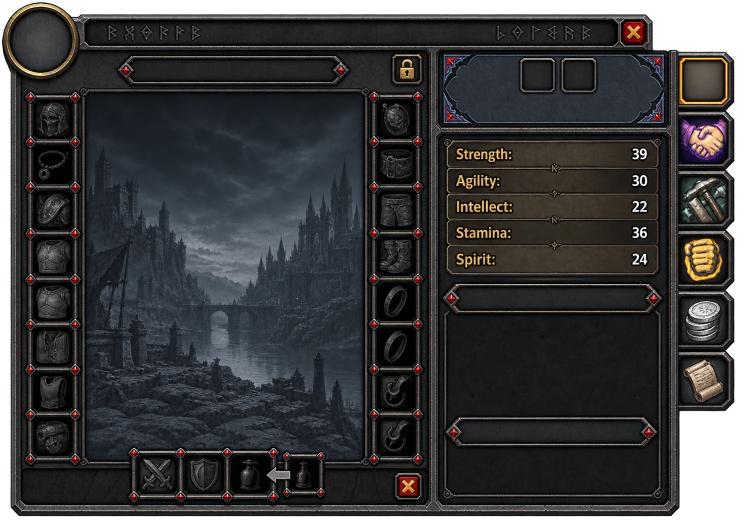
#> input picture docs/character-frame.webp, 1489 x 1056 px (shown at 1/2 size)
$ python make_character_frame.py
#> lines starting #> are read from the running program, lines starting #| are printed output that depends on the picture; after the words box and inside, x2 and y2 are one past the last pixel; in counts of white or black regions, pixels touching at a corner belong together
### Tools/paths.py
"""Where the big generated folders live.

`Tools/output` (the built voice pack and every rendered preview, ~3 GB) and
`Tools/cache` (the downloaded cmangos dump and wago tables, ~350 MB) used to sit
inside the addon folder. They are generated, gitignored and enormous, and the
addon folder is something the user backs up and syncs, so they were moved out
(user, 2026-09-22) to a sibling folder:

    Project Web/MelloUI/            the addon and its tools
    Project Web/MelloUI-BuildData/  output/ and cache/

Nothing about the addon or the release depends on them. `.pkgmeta` already kept
`Tools` out of the zip, so this changes what is on disk, not what ships.

    from paths import OUTPUT, CACHE

Resolution order, so that a machine which never moved them still works:

    1. MELLOUI_BUILD_DATA, if it is set
    2. the old Tools/output, Tools/cache, if they are still there
    3. the sibling MelloUI-BuildData folder  (created on demand)

`pack_sources` deliberately did NOT move: it is the kit's source art, and
kitforge (in `MelloUI Test/tools/kitforge`) points straight at
`Tools/pack_sources/kit/v2_2x`.

The texture MASTERS moved out too (user, 2026-09-24: the compressed textures
approved; Media keeps only what ships). Every tool that paints art writes
its 32-bit TGA master under `MelloUI-BuildData/masters/Media/...`, at the path
the file used to have in the addon (masters/Media/Kit/window/frame_t.tga,
masters/Media/Textures/GameMenuFrame.tga ...), with the master
KitLayout.lua and KitSlices.lua beside them. The addon's Media holds what
the client loads, made from the masters by one command:

    python Tools/texture_pack.py ship

(BLP / DXT where the quality gate passes, atlas sheets for the small kit
pieces, TGA where it fails; Media/KitLayout.lua and Media/KitSlices.lua).
The masters never ship and are never written by that command.

    from paths import MASTERS, MASTER_MEDIA, ADDON_MEDIA

Resolution: MELLOUI_BUILD_DATA/masters if that is set, else the sibling
MelloUI-BuildData/masters (never inside the addon: the masters must not ship).
"""
from __future__ import annotations

import os

HERE = os.path.dirname(os.path.abspath(__file__))
ADDON = os.path.dirname(HERE)
SIBLING = os.path.join(os.path.dirname(ADDON), "MelloUI-BuildData")


def _resolve(name: str) -> str:
    override = os.environ.get("MELLOUI_BUILD_DATA", "").strip()
    if override:
        return os.path.join(override, name)
    in_repo = os.path.join(HERE, name)
    if os.path.isdir(in_repo):
        return in_repo
    return os.path.join(SIBLING, name)


#: The built voice pack, rendered frames and every preview a tool writes.
OUTPUT = _resolve("output")
#: Downloaded source data: the cmangos dump, wago tables, Wowhead pages.
CACHE = _resolve("cache")
#: The cut source art the kit is built from. Still inside Tools -- see above.
PACK_SOURCES = os.path.join(HERE, "pack_sources")

# (1.2.2) the line every generated data file holding classic-db data carries under its header: the cmangos classic-db
# is GPL-3.0, and so are the files made from it (LICENSE, LICENSE-GPL-3.0.txt)
GPL_NOTICE = ("-- Holds data derived from the cmangos classic-db (GPL-3.0): this file is under the GPL-3.0, "
              "see LICENSE-GPL-3.0.txt and LICENSE in the MelloUI folder.")


def _masters() -> str:
    override = os.environ.get("MELLOUI_BUILD_DATA", "").strip()
    return os.path.join(override if override else SIBLING, "masters")


#: The texture masters (32-bit TGA, never shipped) and their layout data.
MASTERS = _masters()
#: ... laid out as the addon's Media was: MASTER_MEDIA/Kit/window/frame_t.tga
MASTER_MEDIA = os.path.join(MASTERS, "Media")
#: The addon's own Media: what the client loads (and the ship step writes).
ADDON_MEDIA = os.path.join(ADDON, "Media")


def master(*parts: str) -> str:
    """A path under the masters' Media, for a tool that writes or reads a
    TGA master: master("Textures", "GameMenuFrame.tga")."""
    return os.path.join(MASTER_MEDIA, *parts)


# [4 lines left out: function ensure, not called in this run]


# [4 lines that do not run on import are left out]

### Tools/make_character_frame.py
"""
Build Media/Textures/CharacterFrame.tga from docs/character-frame.webp: the
1489 x 1056 artwork scaled to 1024 high in the left part of a 2048 x 1024
texture (the Character Panel module reads the left 1444 columns).

The right pane of the art holds five stat plates and two bars with gems. In
the window that whole area is one scrolling list, so the plates and the bar
are lifted out of the picture into sprites in the texture's spare right part
(the module draws them as row backgrounds), the sample text painted on the
plates is dropped, and the area they came from is filled with the plain
stone behind them.

    python Tools\\make_character_frame.py

Prints the sprite coordinates the module needs (SPRITES in CharacterPanel.lua).
"""
import os
from PIL import Image, ImageDraw, ImageFilter
from paths import master  # the TGA masters: MelloUI-BuildData/masters/Media

HERE = os.path.dirname(os.path.abspath(__file__))
SRC = os.path.join(HERE, "..", "docs", "character-frame.webp")
OUT = master("Textures", "CharacterFrame.tga")  # the TGA master (Tools/paths.py); `texture_pack.py ship` makes what Media ships
TEX_W, TEX_H = 2048, 1024
PLATE = (886, 285, 1327, 332)        # one stat plate on the art (all five are the same shape)
BAR = (890, 573, 1322, 619)          # the bar with the gems
CLEAN = (1060, 1200)                 # x range of plate with nothing painted on it
COVER = [(903, 1045), (1240, 1312)]  # x ranges holding the painted label and value
PANE = (879, 268, 1334, 900)         # the whole right pane below the blue plaque, inner border included
STONE = (879, 640, 1334, 830)        # plain stone inside that pane


def feathered_paste(img, patch, box, feather=6):
    w, h = patch.size
    mask = Image.new("L", (w, h), 0)
    ImageDraw.Draw(mask).rectangle((feather, feather, w - feather - 1, h - feather - 1), fill=255)
    mask = mask.filter(ImageFilter.GaussianBlur(feather / 2))
    img.paste(patch, box, mask)


art = Image.open(SRC).convert("RGBA")
#> art is the input picture: PIL image 1489x1056 RGBA; mean R, G, B, A 39.1, 39.2, 39.9, 227.7

# 1. a plate with the sample text painted out
x0, y0, x1, y1 = PLATE
clean = art.crop((CLEAN[0], y0, CLEAN[1], y1))
for cx0, cx1 in COVER:
    strip = Image.new("RGBA", (cx1 - cx0, y1 - y0))
    x = 0
    while x < strip.size[0]:
        strip.paste(clean, (x, 0))
        x += clean.size[0]
    feathered_paste(art, strip, (cx0, y0), feather=4)
plate = art.crop(PLATE)
bar = art.crop(BAR)

# 2. the pane filled with plain stone
stone = art.crop(STONE)
px0, py0, px1, py1 = PANE
fill = Image.new("RGBA", (px1 - px0, py1 - py0))
#> fill: PIL image 455x632 RGBA; every value is 0
y = 0
while y < fill.size[1]:
    fill.paste(stone, (0, y))
    y += stone.size[1]
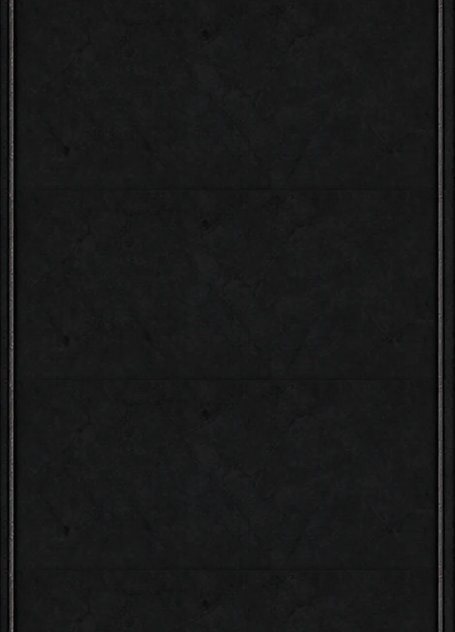
#> fill: PIL image 455x632 RGBA; mean R, G, B, A 23.2, 23.7, 23.6, 252.7; transparent parts drawn white
#> after the loop, y = 760
feathered_paste(art, fill, (px0, py0), feather=8)
#> call 3 of feathered_paste, with box = (879, 268), feather = 8
#> in feathered_paste (call 3), `ImageDraw.Draw(mask).rectangle((feather, feather, w - feather - 1, h -..`:
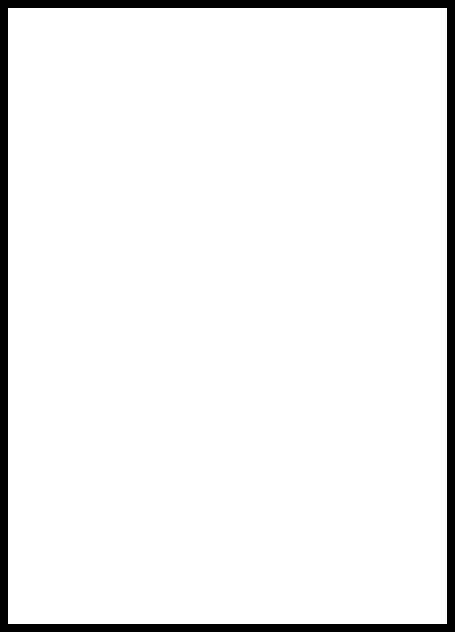
#> mask: PIL image 455x632 L; 94% white; 1 black region, box (x1, y1, x2, y2) and area: (0, 0, 455, 632) 17136

# 2b. the title bar ends short of the frame's corner: slide its end cap and
# close cross right to the body's edge and fill the gap with plain bar
BAR_TAIL = (1200, 0, 1310, 118)      # the last rune, the cross and the end cap
BAR_SHIFT = 49                       # the body's right edge (1353) minus the bar's (1304)
tail = art.crop(BAR_TAIL)
filler = art.crop((1184, 0, 1221, 118))   # plain bar between the last rune and the divider, tiled to the shift
blank = Image.new("RGBA", (BAR_TAIL[2] - BAR_TAIL[0] + BAR_SHIFT, 118), (0, 0, 0, 0))
#> blank: PIL image 159x118 RGBA; every value is 0
art.paste(blank, (BAR_TAIL[0], 0))
for x in range(BAR_TAIL[0], BAR_TAIL[0] + BAR_SHIFT, filler.size[0]):
    art.paste(filler, (x, 0))
art.paste(tail, (BAR_TAIL[0] + BAR_SHIFT, 0))

# 2c. a second frame for the other tabs (reputation, skills, ...): the slot
# boxes and the viewport give way to plain stone, one big pane for Blizzard's
# lists, with the same border, bars and right pane
LEFT_PANE = (36, 176, 852, 1010)     # under the name bar and the padlock, down to the bottom border
list_art = art.copy()
stone = art.crop((894, 640, 1318, 830))   # pane interior only, without the pane's border lines
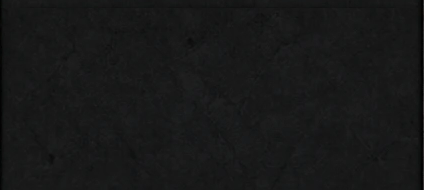
#> stone: PIL image 424x190 RGBA; mean R, G, B, A 22.5, 23.1, 23, 252.7; transparent parts drawn white
fill = Image.new("RGBA", (LEFT_PANE[2] - LEFT_PANE[0], LEFT_PANE[3] - LEFT_PANE[1]))
#> fill: PIL image 816x834 RGBA; every value is 0
# overlapping, feathered stone tiles so no seams show
step_x, step_y = stone.size[0] - 40, stone.size[1] - 40
y = -20
while y < fill.size[1]:
    x = -20
    while x < fill.size[0]:
        feathered_paste(fill, stone, (x, y), feather=12) if (x > -20 or y > -20) else fill.paste(stone, (x, y))
        x += step_x
    y += step_y
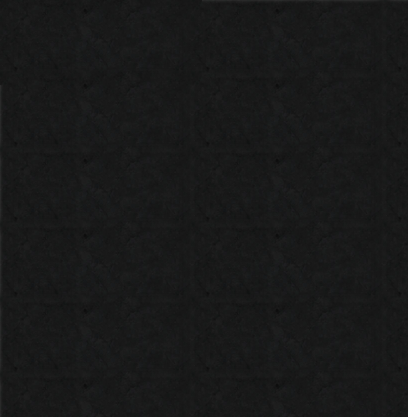
#> fill: PIL image 816x834 RGBA (shown at 1/2 size); mean R, G, B, A 22.9, 23.5, 23.4, 252.5; transparent parts drawn white
#> after the loop, y = 880
feathered_paste(list_art, fill, (LEFT_PANE[0], LEFT_PANE[1]), feather=6)
#> in feathered_paste (call 21), `mask = mask.filter(ImageFilter.GaussianBlur(feather / 2))`:
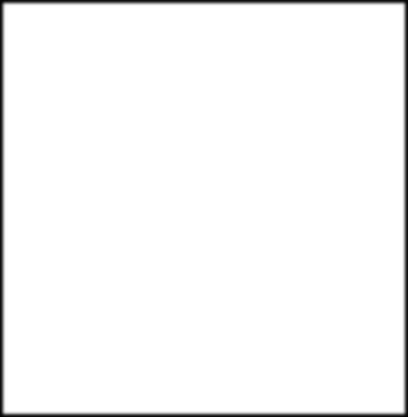
#> mask: PIL image 816x834 L (shown at 1/2 size); min 0, max 255, mean 247.6
OUT_LIST = master("Textures", "CharacterFrameList.tga")  # the TGA master (Tools/paths.py); `texture_pack.py ship` makes what Media ships
list_scaled = list_art.resize((round(list_art.size[0] * TEX_H / list_art.size[1]), TEX_H), Image.LANCZOS)
list_tex = Image.new("RGBA", (TEX_W, TEX_H), (0, 0, 0, 0))
#> list_tex: PIL image 2048x1024 RGBA; every value is 0
list_tex.paste(list_scaled, (0, 0))
list_tex.save(OUT_LIST)
print(f"list frame -> {OUT_LIST}")

# 3. the texture: the frame on the left, the sprites on the right
scale = TEX_H / art.size[1]
scaled = art.resize((round(art.size[0] * scale), TEX_H), Image.LANCZOS)
tex = Image.new("RGBA", (TEX_W, TEX_H), (0, 0, 0, 0))
tex.paste(scaled, (0, 0))
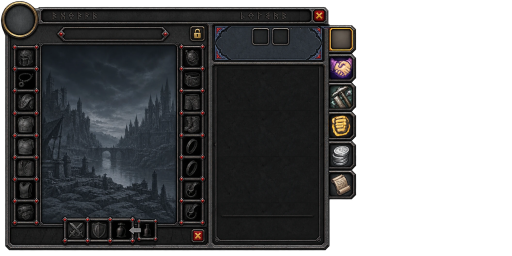
#> tex: PIL image 2048x1024 RGBA (shown at 1/4 size); mean R, G, B, A 25.3, 25.8, 26.8, 161; transparent parts drawn white
sprites = {}
sx, sy = 1500, 8
for name, im in (("plate", plate), ("bar", bar)):
    sp = im.resize((round(im.size[0] * scale), round(im.size[1] * scale)), Image.LANCZOS)
    tex.paste(sp, (sx, sy))
    sprites[name] = (sx, sy, sx + sp.size[0], sy + sp.size[1])
    sy += sp.size[1] + 8
#> this loop made 2 passes
#> (name, sy) on passes 1 to 2: ('plate', 62), ('bar', 115)
#> pass 2, `sp = im.resize((round(im.size[0] * scale), round(im.size[1] * scale)),..`:
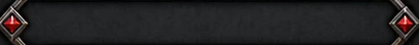
#> sp: PIL image 419x45 RGBA; mean R, G, B, A 33, 32.4, 33, 252.8; transparent parts drawn white
#> after the loop, sprites = {'plate': (1500, 8, 1928, 54), 'bar': (1500, 62, 1919, 107)}; sy = 115
tex.save(OUT)
print(f"{scaled.size[0]}x{scaled.size[1]} art in a {TEX_W}x{TEX_H} texture -> {OUT}")
#> (printed output is left out)
for name, (a, b, c, d) in sprites.items():
    print(f"  {name}: texture px ({a}, {b}) - ({c}, {d}); art size {(c - a) / scale:.1f} x {(d - b) / scale:.1f}")
#> this loop made 2 passes
#> (printed output is left out)
